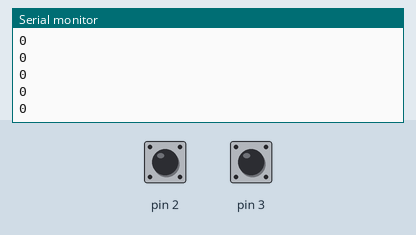
Bench run of a sketch on a simulated Arduino Uno, built with avr-gcc and run on an emulated ATmega328P. Shown: the last lines printed to the serial monitor. Inputs (shaded band) come from the test bench; at power-on: pin 2 HIGH, pin 3 HIGH.

Above: at 1.2 s.
1.3 s: pin 2 pulled LOW for 0.15 s
At 1.31 s:
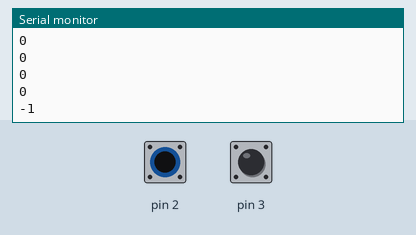
2.9 s: pin 3 pulled LOW for 0.15 s
At 2.91 s:
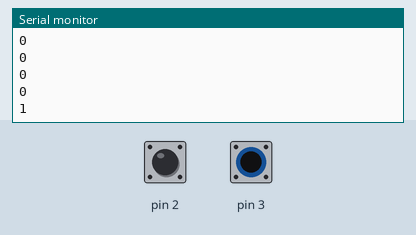
Timing chart, 0 to 5.9 s (numbered marks = the images above; inputs shaded):
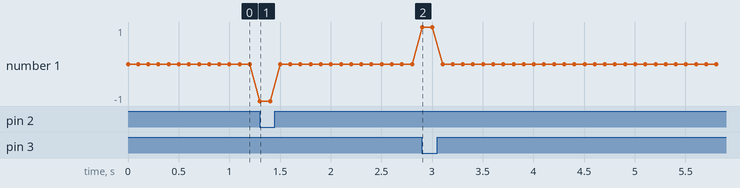

The sketch:

e.ino
```cpp
volatile int counter = 0;
int degree = 0;
int aState, bState;
int aLastState, bLastState;
const int encoderPPR = 400*4;

void readEncoderA() {
  aState = digitalRead(2);
  bState = digitalRead(3);


  if (aState != aLastState) {
    if (aState == bState) {
      counter++;
    } else {
      counter--;
    }
    aLastState = aState;
  }

}

void readEncoderB() {
  aState = digitalRead(2);
  bState = digitalRead(3);

  if (bState != bLastState) {
    if (aState != bState) {
      counter++;
    } else {
      counter--;
    }
    bLastState = bState;
  }
}

void setup() {
  pinMode(2, INPUT_PULLUP);
  pinMode(3, INPUT_PULLUP);
  Serial.begin(9600);

  aLastState = digitalRead(2);
  bLastState = digitalRead(3);

  attachInterrupt(0, readEncoderA, CHANGE);
  attachInterrupt(1, readEncoderB, CHANGE);
}

void loop() {
  Serial.println(counter);
  delay(100);
}
```

Measured:
- after the input at 1.3 s, the serial monitor: prints a new line at once (image 1)
- after the input at 2.9 s, the serial monitor: prints a new line at once (image 2)
